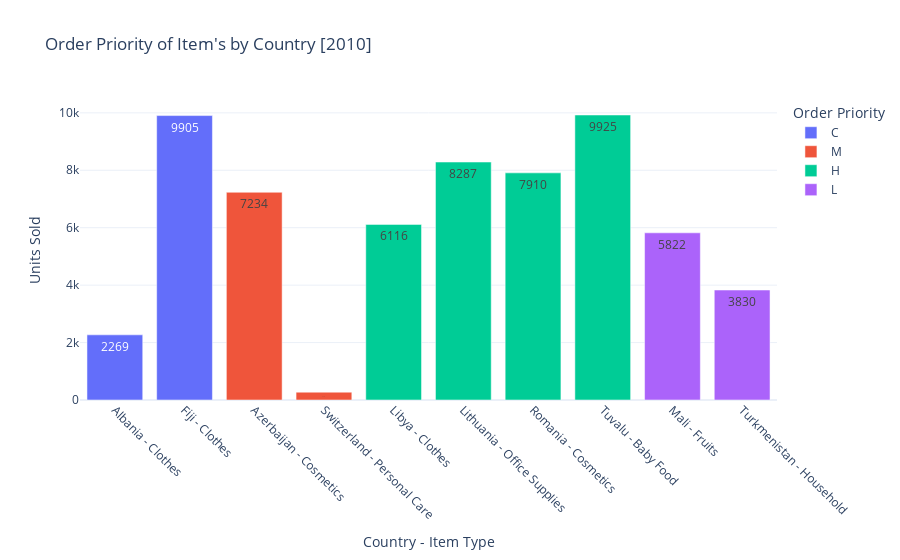

The notebook cell saved with this chart:
### Code cell
item_order_priority_2010 = cd_2010.groupby(['Country', 'Item Type', 'Order Priority'])['Units Sold'].sum().reset_index()


item_order_priority_2010['Country_ItemType'] = item_order_priority_2010['Country'] + " - " + item_order_priority_2010['Item Type']

iop_2010 = px.bar(
    item_order_priority_2010,
    x='Country_ItemType',
    y='Units Sold',
    color='Order Priority',
    title="Order Priority of Item's by Country [2010]",
    text='Units Sold',
    labels={'Units Sold': 'Total Units Sold', 'Country_ItemType': 'Country - Item Type'}
)

iop_2010.update_traces(textposition='inside')

iop_2010.update_layout(
    xaxis_title="Country - Item Type",
    yaxis_title="Units Sold",
    xaxis_tickangle=45,  # Rotate x-axis labels for better readability
    template="plotly_white"
)

iop_2010.show()

### Figure 1 — Plotly figure (JSON) as saved in the notebook; plotly's stock layout.template omitted (floating-point values rounded to 4 significant figures)
{"data": [{"alignmentgroup": "True", "hovertemplate": "Order Priority=C<br>Country - Item Type=%{x}<br>Total Units Sold=%{text}<extra></extra>", "legendgroup": "C", "marker": {"color": "#636efa", "pattern": {"shape": ""}}, "name": "C", "offsetgroup": "C", "orientation": "v", "showlegend": true, "text": [2269, 9905], "textposition": "inside", "type": "bar", "x": ["Albania - Clothes", "Fiji - Clothes"], "xaxis": "x", "y": [2269, 9905], "yaxis": "y"}, {"alignmentgroup": "True", "hovertemplate": "Order Priority=M<br>Country - Item Type=%{x}<br>Total Units Sold=%{text}<extra></extra>", "legendgroup": "M", "marker": {"color": "#EF553B", "pattern": {"shape": ""}}, "name": "M", "offsetgroup": "M", "orientation": "v", "showlegend": true, "text": [7234, 273], "textposition": "inside", "type": "bar", "x": ["Azerbaijan - Cosmetics", "Switzerland - Personal Care"], "xaxis": "x", "y": [7234, 273], "yaxis": "y"}, {"alignmentgroup": "True", "hovertemplate": "Order Priority=H<br>Country - Item Type=%{x}<br>Total Units Sold=%{text}<extra></extra>", "legendgroup": "H", "marker": {"color": "#00cc96", "pattern": {"shape": ""}}, "name": "H", "offsetgroup": "H", "orientation": "v", "showlegend": true, "text": [6116, 8287, 7910, 9925], "textposition": "inside", "type": "bar", "x": ["Libya - Clothes", "Lithuania - Office Supplies", "Romania - Cosmetics", "Tuvalu - Baby Food"], "xaxis": "x", "y": [6116, 8287, 7910, 9925], "yaxis": "y"}, {"alignmentgroup": "True", "hovertemplate": "Order Priority=L<br>Country - Item Type=%{x}<br>Total Units Sold=%{text}<extra></extra>", "legendgroup": "L", "marker": {"color": "#ab63fa", "pattern": {"shape": ""}}, "name": "L", "offsetgroup": "L", "orientation": "v", "showlegend": true, "text": [5822, 3830], "textposition": "inside", "type": "bar", "x": ["Mali - Fruits", "Turkmenistan - Household"], "xaxis": "x", "y": [5822, 3830], "yaxis": "y"}], "layout": {"barmode": "relative", "legend": {"title": {"text": "Order Priority"}, "tracegroupgap": 0}, "title": {"text": "Order Priority of Item's by Country [2010]"}, "xaxis": {"anchor": "y", "domain": [0, 1], "tickangle": 45, "title": {"text": "Country - Item Type"}}, "yaxis": {"anchor": "x", "domain": [0, 1], "title": {"text": "Units Sold"}}}}
